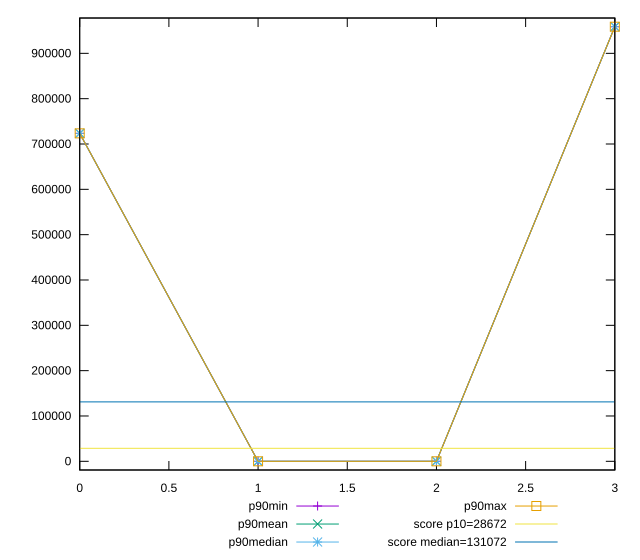

Source code (gnuplot):
reset

$p90Min <<EOF
0 723485.6212791667
1 0
2 0
3 958768.46165
EOF

$p90Mean <<EOF
0 723488.4178749104
1 0
2 0
3 958770.3676074459
EOF

$p90Median <<EOF
0 723488.0212791666
1 0
2 0
3 958770.46165
EOF

$p90Max <<EOF
0 723489.6212791667
1 0
2 0
3 958771.1416499999
EOF

set key outside below
set xrange [0:3]
set yrange [-19175.422832999997:977946.5644829998]
set trange [-19175.422832999997:977946.5644829998]
set terminal svg size 640, 560 enhanced background rgb 'white'
set output "reports/report_00032_2021-02-25T10-28-15.087Z/uses-long-cache-ttl/progression/value.svg"

plot $p90Min title "p90min" with linespoints, \
     $p90Mean title "p90mean" with linespoints, \
     $p90Median title "p90median" with linespoints, \
     $p90Max title "p90max" with linespoints, \
     28672 title "score p10=28672", \
     131072 title "score median=131072"

reset
